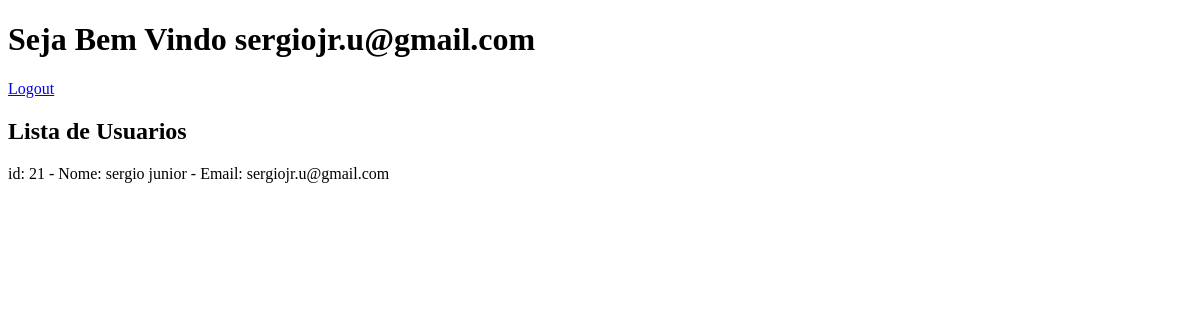
The app's page /bdweb/LoginSimples/home.php (signed in), older data.
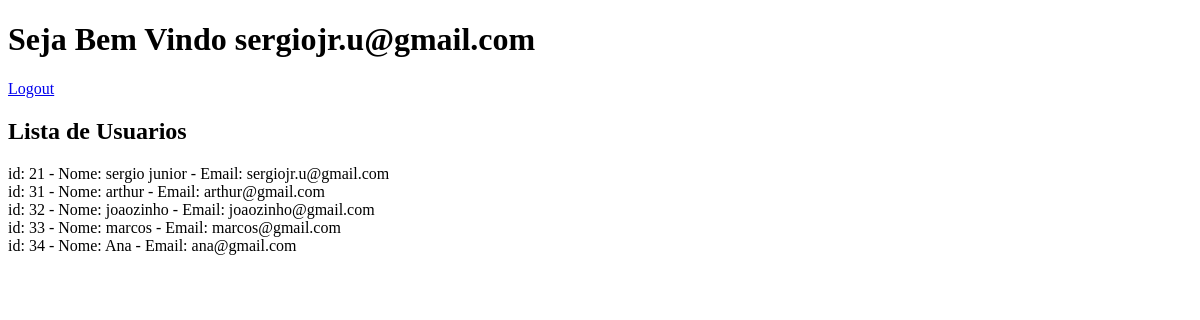
The same page, newer data.
### tables this page shows
CREATE TABLE `usuario` (
  `id` int(11) NOT NULL,
  `nome` varchar(255) NOT NULL,
  `email` varchar(255) NOT NULL,
  `telefone` varchar(50) NOT NULL,
  `funcao` varchar(255) NOT NULL,
  `senha` varchar(50) NOT NULL
);

### bdweb/LoginSimples/home.php (the view, shortened to what this page needs)
<!DOCTYPE html>
<html>
<head>
</head>
<body>
<?php
    if($_SESSION["logado"]==true){
        echo "<h1> Seja Bem Vindo ".$_SESSION["email"]." </h1>";
        echo "<a href='logout.php'>Logout</a></br>";
        $servername = "sql311.epizy.com";
        $username = "epiz_28940963";
        $password = "nZCxAtRNQENKD";
        $dbname = "epiz_28940963_VOID_HUB";
        $conn = new mysqli($servername, $username, $password, $dbname);
        $sql = "SELECT * FROM usuario";
        $result = $conn->query($sql);
        echo "<h2> Lista de Usuarios </h2>";
        if ($result->num_rows > 0) {
        while($row = $result->fetch_assoc()) {
            echo "id: " . $row["id"]. " - Nome: " . $row["nome"]. "  - Email: " . $row["email"]. "<br>";
        }
        } else {
        echo "0 results";
        }
    } else{
        echo "Usuario não cadastrado";
    }
?>
</body>
</html>

Row changes from the older to the newer data that the page shows:
added usuario: id "31", nome "arthur", email "arthur@gmail.com"
added usuario: id "32", nome "joaozinho", email "joaozinho@gmail.com"
added usuario: id "33", nome "marcos", email "marcos@gmail.com"
added usuario: id "34", nome "Ana", email "ana@gmail.com"
